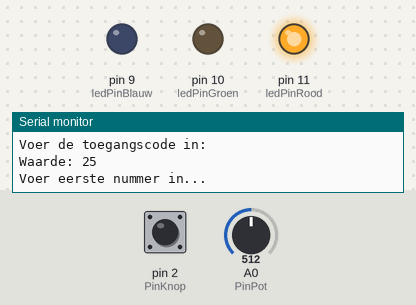
The sketch below on a simulated Arduino Uno, built with avr-gcc and run on an emulated ATmega328P. On the bench: output pins drawn as LEDs (lit = HIGH), the last lines printed to the serial monitor. Dashed ring = blinking. Inputs (shaded band) come from the test bench; at power-on: pin 2 (PinKnop) LOW, A0 (PinPot) = 512.

Above: at 1.2 s.
1.3 s: pin 2 (PinKnop) pulled HIGH for 0.15 s
3.0 s: pin 2 (PinKnop) pulled HIGH for 1 s
5.5 s: pin 2 (PinKnop) pulsed HIGH 2 times (0.12 s each, 0.3 s apart)
At 6.3 s:
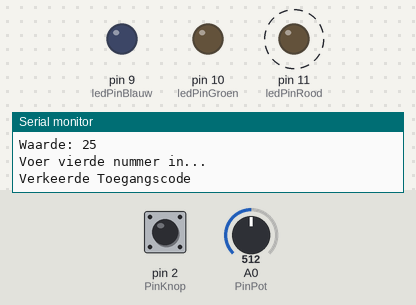
Timing chart, 0 to 9.9 s (numbered marks = the images above; inputs shaded):
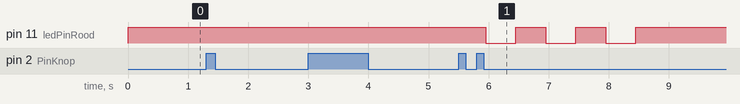

Measured:
- after the input at 5.5 s, pin 11 (ledPinRood): alternates HIGH for 0.50 s and LOW for 0.50 s, 6 changes in all, then stays HIGH, starting after 0.45 s

The sketch:

Module_1_Kluis.ino
```cpp
// Output pins
int ledPinRood = 11;
int ledPinGroen = 10;
int ledPinBlauw = 9;

// Input pins
int PinKnop = 2;
int PinPot = A0;

// Calculation values
int Input = 0;
int LastInput = 10;
int Code1 = 1;
int Code2 = 2;
int Code3 = 3;
int Code4 = 4;
int Invoer1;
int Invoer2;
int Invoer3;
int Invoer4;
int CurrentState = 1;

// Button values
bool ButtonStateA;
bool ButtonStateB;

// String values
bool UpdateScreen = true;
bool Correct = false;

//---------------------------------------------------------------------------------------------------------------

// Stratup and initialiser
void setup()
{
  // set outputs
  pinMode(ledPinGroen,OUTPUT);
  pinMode(ledPinRood,OUTPUT);
  pinMode(ledPinBlauw,OUTPUT);

  // set inputs
  pinMode(PinKnop,INPUT);
  pinMode(PinPot,INPUT);

  // set serial
  Serial.begin(9600);

  // begin sequence
  Red();
}

void loop()
{
  // Checks if the potentiometer got shifted
  InputValueChanged();

  // Triggers whenever the potentiometer gets shifted
  if(UpdateScreen)
  {
    RefreshScreen();
  }

  // Triggers whenever the button gets pressed
  if(ButtonPress())
  {
     // Calculate all values
     SetValue();
     //Move up the process by one step
     CurrentState++;
     //Update the interface
     RefreshScreen();
  }
}

//Checks if the button has been pressed
bool ButtonPress()
{
  // Save button states
  ButtonStateA = digitalRead(PinKnop);
  delay(50);
  ButtonStateB = digitalRead(PinKnop);

  // Check
  if(ButtonStateA && !ButtonStateB)
  {
    return true;
  }
  else
  {
    return false;
  }
}

//Checks if the potentio meter has shifted
void InputValueChanged()
{
    Input = analogRead(PinPot);
    Input = map(Input, 0, 512, 0, 25);
    Input = constrain(Input, 0, 25);
    if(LastInput == Input)
    {
      UpdateScreen = false;
    }
    else
    {
      UpdateScreen = true;
      LastInput = Input;
    }
}

// Sets the entered values and determines wether the correct sequence has been given
void SetValue()
{
  switch(CurrentState)
    {
        case 1:
          Invoer1 = Input;
          break;
        case 2:
          Invoer2 = Input;
          break;
        case 3:
          Invoer3 = Input;
          break;
        case 4:
          Invoer4 = Input;

          if(Code1 == Invoer1 && Code2 == Invoer2 && Code3 == Invoer3 && Code4 == Invoer4)
          {
          Correct = true;
          }
          else if(Code1 != Invoer1 || Code2 != Invoer2 || Code3 != Invoer3 || Code4 != Invoer4)
          {
          Correct = false;
          }

          break;
        case 6:
          Code1 = Input;
          break;
        case 7:
          Code2 = Input;
          break;
        case 8:
          Code3 = Input;
          break;
        case 9:
          Code4 = Input;
          break;
    }
}

// Prints out all lines of text into the serial monitor. Also decides when the leds should burn.
void RefreshScreen()
{
  if(CurrentState != 5 && CurrentState != 10)
  {
    // Line 1: Current mode
    if(CurrentState < 5)
    {
      Serial.println("Voer de toegangscode in:");
    }
    else
    {
      Serial.println("Voer nieuwe toegangs code in:");
    }

    // Line 2: Current value
    Serial.print("Waarde: ");
    Serial.println(Input);

    // Line 3: Action performed
    switch(CurrentState)
    {
        case 1:
          Serial.println("Voer eerste nummer in...");
          break;
        case 2:
          Serial.println("Voer tweede nummer in...");
          break;
        case 3:
          Serial.println("Voer derde nummer in...");
          break;
        case 4:
          Serial.println("Voer vierde nummer in...");
          break;
        case 6:
          Serial.println("Voer eerste nummer in...");
          break;
        case 7:
          Serial.println("Voer tweede nummer in...");
          break;
        case 8:
          Serial.println("Voer derde nummer in...");
          break;
        case 9:
          Serial.println("Voer vierde nummer in...");
          break;
    }
    ClearScreen(10);
  }
  else if(CurrentState == 5 && Correct)
  {
    Serial.println("Juiste Toegangscode is ingevoerd");
    ClearScreen(12);
    Green3Sec();
    CurrentState++;
    RefreshScreen();
  }
  else if(CurrentState == 5)
  {
    Serial.println("Verkeerde Toegangscode");
    ClearScreen(12);
    BlinkRed();
    CurrentState = 1;
    RefreshScreen();
  }else
  {
    Serial.println("Toegangs code Gewijzigd");
    ClearScreen(12);
    Blue3Sec();
    CurrentState = 1;
    RefreshScreen();
  }
}

//Clear the screen by adding a certain amount of empty lines
void ClearScreen(int length)
{
    for (int i=0; i < length; i++)
    {
    Serial.println("");
    }
}

// Default colour the led emits
void Red()
{
  digitalWrite(ledPinRood,HIGH);
  digitalWrite(ledPinGroen,LOW);
  digitalWrite(ledPinBlauw,LOW);
}

// Let the led blink red for 3 seconds
void BlinkRed()
{
  Red();
  for (int i=0; i < 3; i++)
  {
      digitalWrite(ledPinRood,LOW);
      delay(500);
      digitalWrite(ledPinRood,HIGH);
      delay(500);
  }
  Red();
}

// Let the led burn green for 3 seconds
void Green3Sec()
{
  digitalWrite(ledPinRood,LOW);
  digitalWrite(ledPinGroen,HIGH);
  delay(3000);
  Red();
}

// Let the led burn blue for 3 seconds
void Blue3Sec()
{
  digitalWrite(ledPinRood,LOW);
  digitalWrite(ledPinBlauw,HIGH);
  delay(3000);
  Red();
}
```
